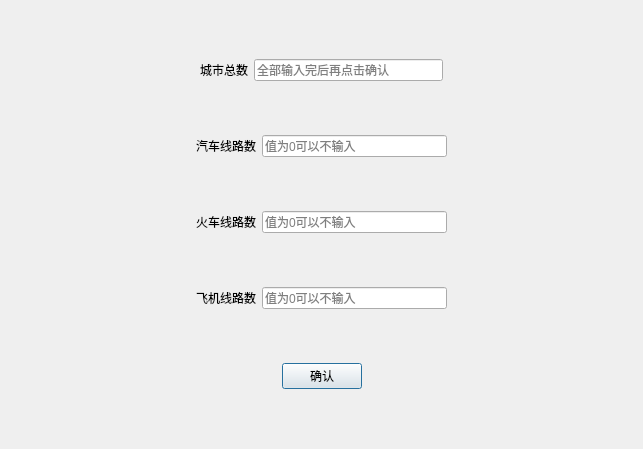
<?xml version="1.0" encoding="UTF-8"?>
<ui version="4.0">
 <class>input_data</class>
 <widget class="QDialog" name="input_data">
  <property name="geometry">
   <rect>
    <x>0</x>
    <y>0</y>
    <width>643</width>
    <height>449</height>
   </rect>
  </property>
  <property name="font">
   <font>
    <family>Microsoft YaHei UI</family>
   </font>
  </property>
  <property name="windowTitle">
   <string>Dialog</string>
  </property>
  <layout class="QGridLayout" name="gridLayout">
   <item row="0" column="0">
    <layout class="QHBoxLayout" name="horizontalLayout_5">
     <item>
      <spacer name="horizontalSpacer_6">
       <property name="orientation">
        <enum>Qt::Horizontal</enum>
       </property>
       <property name="sizeHint" stdset="0">
        <size>
         <width>113</width>
         <height>20</height>
        </size>
       </property>
      </spacer>
     </item>
     <item>
      <widget class="QLabel" name="label">
       <property name="font">
        <font>
         <family>Microsoft YaHei UI</family>
        </font>
       </property>
       <property name="text">
        <string>城市总数</string>
       </property>
      </widget>
     </item>
     <item>
      <widget class="QLineEdit" name="citylineEdit">
       <property name="placeholderText">
        <string>全部输入完后再点击确认</string>
       </property>
      </widget>
     </item>
     <item>
      <spacer name="horizontalSpacer_5">
       <property name="orientation">
        <enum>Qt::Horizontal</enum>
       </property>
       <property name="sizeHint" stdset="0">
        <size>
         <width>113</width>
         <height>20</height>
        </size>
       </property>
      </spacer>
     </item>
    </layout>
   </item>
   <item row="1" column="0">
    <layout class="QHBoxLayout" name="horizontalLayout_4">
     <item>
      <spacer name="horizontalSpacer_7">
       <property name="orientation">
        <enum>Qt::Horizontal</enum>
       </property>
       <property name="sizeHint" stdset="0">
        <size>
         <width>40</width>
         <height>20</height>
        </size>
       </property>
      </spacer>
     </item>
     <item>
      <widget class="QLabel" name="label_2">
       <property name="text">
        <string>汽车线路数</string>
       </property>
      </widget>
     </item>
     <item>
      <widget class="QLineEdit" name="edgeBlineEdit">
       <property name="placeholderText">
        <string>值为0可以不输入</string>
       </property>
      </widget>
     </item>
     <item>
      <spacer name="horizontalSpacer_8">
       <property name="orientation">
        <enum>Qt::Horizontal</enum>
       </property>
       <property name="sizeHint" stdset="0">
        <size>
         <width>40</width>
         <height>20</height>
        </size>
       </property>
      </spacer>
     </item>
    </layout>
   </item>
   <item row="2" column="0">
    <layout class="QHBoxLayout" name="horizontalLayout_3">
     <item>
      <spacer name="horizontalSpacer_10">
       <property name="orientation">
        <enum>Qt::Horizontal</enum>
       </property>
       <property name="sizeHint" stdset="0">
        <size>
         <width>40</width>
         <height>20</height>
        </size>
       </property>
      </spacer>
     </item>
     <item>
      <widget class="QLabel" name="label_3">
       <property name="text">
        <string>火车线路数</string>
       </property>
      </widget>
     </item>
     <item>
      <widget class="QLineEdit" name="edgeTlineEdit">
       <property name="placeholderText">
        <string>值为0可以不输入</string>
       </property>
      </widget>
     </item>
     <item>
      <spacer name="horizontalSpacer_9">
       <property name="orientation">
        <enum>Qt::Horizontal</enum>
       </property>
       <property name="sizeHint" stdset="0">
        <size>
         <width>40</width>
         <height>20</height>
        </size>
       </property>
      </spacer>
     </item>
    </layout>
   </item>
   <item row="3" column="0">
    <layout class="QHBoxLayout" name="horizontalLayout_2">
     <item>
      <spacer name="horizontalSpacer_11">
       <property name="orientation">
        <enum>Qt::Horizontal</enum>
       </property>
       <property name="sizeHint" stdset="0">
        <size>
         <width>40</width>
         <height>20</height>
        </size>
       </property>
      </spacer>
     </item>
     <item>
      <widget class="QLabel" name="label_4">
       <property name="text">
        <string>飞机线路数</string>
       </property>
      </widget>
     </item>
     <item>
      <widget class="QLineEdit" name="edgePlineEdit">
       <property name="placeholderText">
        <string>值为0可以不输入</string>
       </property>
      </widget>
     </item>
     <item>
      <spacer name="horizontalSpacer_12">
       <property name="orientation">
        <enum>Qt::Horizontal</enum>
       </property>
       <property name="sizeHint" stdset="0">
        <size>
         <width>40</width>
         <height>20</height>
        </size>
       </property>
      </spacer>
     </item>
    </layout>
   </item>
   <item row="4" column="0">
    <layout class="QHBoxLayout" name="horizontalLayout">
     <item>
      <spacer name="horizontalSpacer_13">
       <property name="orientation">
        <enum>Qt::Horizontal</enum>
       </property>
       <property name="sizeHint" stdset="0">
        <size>
         <width>40</width>
         <height>20</height>
        </size>
       </property>
      </spacer>
     </item>
     <item>
      <widget class="QPushButton" name="confirmbtn">
       <property name="text">
        <string>确认</string>
       </property>
      </widget>
     </item>
     <item>
      <spacer name="horizontalSpacer_14">
       <property name="orientation">
        <enum>Qt::Horizontal</enum>
       </property>
       <property name="sizeHint" stdset="0">
        <size>
         <width>40</width>
         <height>20</height>
        </size>
       </property>
      </spacer>
     </item>
    </layout>
   </item>
  </layout>
 </widget>
 <resources/>
 <connections/>
</ui>
